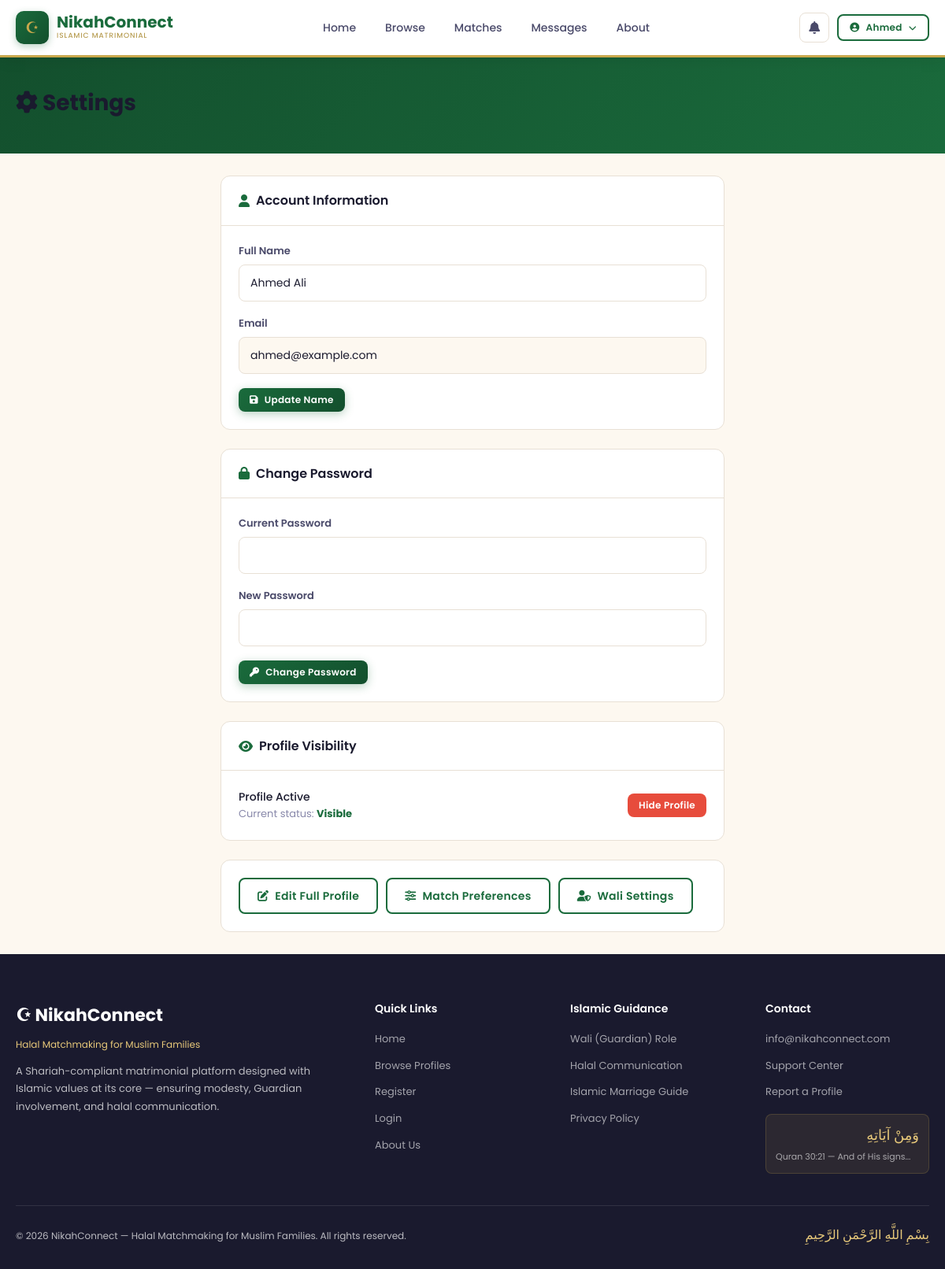
/settings.php (signed in), run on the app's committed database.
### tables this page shows
CREATE TABLE IF NOT EXISTS users (
    id INT AUTO_INCREMENT PRIMARY KEY,
    full_name VARCHAR(100) NOT NULL,
    email VARCHAR(150) UNIQUE NOT NULL,
    password VARCHAR(255) NOT NULL,
    gender ENUM('male', 'female') NOT NULL,
    role ENUM('user', 'wali', 'parent', 'admin') DEFAULT 'user',
     
    child_id INT NULL,
    guardian_relation VARCHAR(50) NULL,
    is_verified TINYINT(1) DEFAULT 0,
    is_active TINYINT(1) DEFAULT 1,
    profile_complete TINYINT(1) DEFAULT 0,
    created_at TIMESTAMP DEFAULT CURRENT_TIMESTAMP,
    updated_at TIMESTAMP DEFAULT CURRENT_TIMESTAMP ON UPDATE CURRENT_TIMESTAMP
);

### includes/db.php (called while the page is built, shortened)
<?php
class Database {
    private static $instance = null;
    public $conn;
    private function __construct() {
        $this->conn = new mysqli(DB_HOST, DB_USER, DB_PASS, DB_NAME);
        $this->conn->set_charset('utf8mb4');
    }
    public static function getInstance() {
        if (!self::$instance) {
            self::$instance = new Database();
        }
        return self::$instance;
    }
    public function query($sql, $params = [], $types = '') {
        $stmt = $this->conn->prepare($sql);
        if (!empty($params)) {
            if (empty($types)) {
                $types = str_repeat('s', count($params));
            }
            $stmt->bind_param($types, ...$params);
        }
        $stmt->execute();
        return $stmt->get_result();
    }
    public function fetchOne($sql, $params = [], $types = '') {
        $result = $this->query($sql, $params, $types);
        if ($result && $result->num_rows > 0) {
            return $result->fetch_assoc();
        }
        return null;
    }
}
function db() {
    return Database::getInstance();
}
function isLoggedIn() {
    return isset($_SESSION['user_id']);
}
function currentUser() {
    return db()->fetchOne("SELECT * FROM users WHERE id = ?", [$_SESSION['user_id']]);
}

### settings.php (the view, shortened to what this page needs)
<?php
require_once 'includes/db.php';
require_once 'includes/header.php';
?>
<div class="page-header">
    <div class="container"><h1><i class="fas fa-cog"></i> Settings</h1></div>
</div>
<div class="container" style="padding:28px 20px;max-width:680px">
    <div class="card mb-3">
        <div class="card-header"><div class="card-title"><i class="fas fa-user"></i> Account Information</div></div>
        <div class="card-body">
            <form method="POST">
                <div class="input-group">
                    <label>Full Name</label>
                    <input type="text" name="full_name" value="<?=htmlspecialchars($user['full_name'])?>">
                </div>
                <div class="input-group">
                    <label>Email</label>
                    <input type="email" value="<?=htmlspecialchars($user['email'])?>" disabled style="background:var(--cream)">
                </div>
                <button type="submit" class="btn btn-primary btn-sm"><i class="fas fa-save"></i> Update Name</button>
            </form>
        </div>
    </div>
    <div class="card mb-3">
        <div class="card-header"><div class="card-title"><i class="fas fa-lock"></i> Change Password</div></div>
        <div class="card-body">
            <form method="POST">
                <div class="input-group"><label>Current Password</label><input type="password" name="old_password" required></div>
                <div class="input-group"><label>New Password</label><input type="password" name="new_password" required minlength="6"></div>
                <button type="submit" class="btn btn-primary btn-sm"><i class="fas fa-key"></i> Change Password</button>
            </form>
        </div>
    </div>
    <div class="card mb-3">
        <div class="card-header"><div class="card-title"><i class="fas fa-eye"></i> Profile Visibility</div></div>
        <div class="card-body">
            <div style="display:flex;align-items:center;justify-content:space-between">
                <div>
                    <div style="font-size:14px;font-weight:500">Profile Active</div>
                    <div style="font-size:13px;color:var(--text-light)">Current status: <strong style="color:<?=$user['is_active']?'var(--primary)':'#e74c3c'?>"><?=$user['is_active']?'Visible':'Hidden'?></strong></div>
                </div>
                <form method="POST"><input type="hidden" name="action" value="toggle_active">
                    <button type="submit" class="btn <?=$user['is_active']?'btn-danger':'btn-primary'?> btn-sm"><?=$user['is_active']?'Hide Profile':'Show Profile'?></button>
                </form>
            </div>
        </div>
    </div>
    <div class="card">
        <div class="card-body">
            <div style="display:flex;gap:10px">
                <a href="complete-profile.php" class="btn btn-outline"><i class="fas fa-edit"></i> Edit Full Profile</a>
                <a href="preferences.php" class="btn btn-outline"><i class="fas fa-sliders-h"></i> Match Preferences</a>
                <a href="wali.php" class="btn btn-outline"><i class="fas fa-user-shield"></i> Wali Settings</a>
            </div>
        </div>
    </div>
</div>
<?php require_once 'includes/footer.php'; ?>

### includes/header.php (shortened to what this page needs)
<?php
require_once __DIR__ . '/db.php';
$user = isLoggedIn() ? currentUser() : null;
$currentPage = basename($_SERVER['PHP_SELF']);
?>
<!DOCTYPE html>
<html lang="en">
<head>
    <link rel="stylesheet" href="<?= SITE_URL ?>/assets/css/style.css">
    <link rel="stylesheet" href="https://cdnjs.cloudflare.com/ajax/libs/font-awesome/6.4.0/css/all.min.css">
</head>
<body>
<nav class="navbar">
    <div class="nav-container">
        <a href="<?= SITE_URL ?>/index.php" class="nav-logo">
            <div class="nav-logo-icon">☪</div>
            <div class="nav-logo-text">
                <span class="site-name">NikahConnect</span>
                <span class="tagline">Islamic Matrimonial</span>
            </div>
        </a>
        <div class="nav-links">
            <a href="<?= SITE_URL ?>/index.php" class="<?= $currentPage=='index.php'?'active':'' ?>">Home</a>
            <?php if($user && $user['role']==='parent'): ?>
            <a href="<?= SITE_URL ?>/guardian.php" class="<?= $currentPage=='guardian.php'?'active':'' ?>">Guardian Panel</a>
            <?php else: ?>
            <a href="<?= SITE_URL ?>/profiles.php" class="<?= $currentPage=='profiles.php'?'active':'' ?>">Browse</a>
            <?php if($user): ?>
            <a href="<?= SITE_URL ?>/matches.php" class="<?= $currentPage=='matches.php'?'active':'' ?>">Matches</a>
            <a href="<?= SITE_URL ?>/messages.php" class="<?= $currentPage=='messages.php'?'active':'' ?>">Messages</a>
            <?php endif; ?>
            <?php endif; ?>
            <a href="<?= SITE_URL ?>/about.php">About</a>
        </div>
        <div class="nav-actions">
            <?php if($user): ?>
            <a href="<?= SITE_URL ?>/notifications.php" class="notif-btn" title="Notifications">
                <i class="fas fa-bell"></i>
            </a>
            <div style="position:relative">
                <button onclick="toggleUserMenu()" class="btn btn-outline btn-sm" style="gap:8px">
                    <i class="fas fa-user-circle"></i>
                    <?= htmlspecialchars(explode(' ', $user['full_name'])[0]) ?>
                    <i class="fas fa-chevron-down" style="font-size:10px"></i>
                </button>
            </div>
            <?php else: ?>
            <a href="<?= SITE_URL ?>/login.php" class="btn btn-outline btn-sm">Login</a>
            <a href="<?= SITE_URL ?>/register.php" class="btn btn-primary btn-sm">Join Free</a>
            <?php endif; ?>
        </div>
    </div>
</nav>

### assets/css/style.css (style rules this page uses)
:root { --primary: #1a6b3c; --primary-dark: #134f2d; --primary-light: #2a8a52; --gold: #c9a84c; --gold-light: #e8c97a; --gold-dark: #a8882e; --cream: #fdf8f0; --cream-dark: #f5ede0; --white: #ffffff; --text-dark: #1a1a2e; --text-medium: #4a4a6a; --text-light: #8888aa; --border: #e8e0d5; --shadow: 0 4px 20px rgba(26, 107, 60, 0.1); --shadow-hover: 0 8px 30px rgba(26, 107, 60, 0.2); --radius: 12px; --radius-lg: 20px; }
* { margin: 0; padding: 0; box-sizing: border-box; }
html { scroll-behavior: smooth; }
body { font-family: 'Poppins', sans-serif; background: var(--cream); color: var(--text-dark); line-height: 1.6; overflow-x: hidden; }
h1,h2,h3,h4,h5 { font-weight: 600; color: var(--text-dark); line-height: 1.3; }
.navbar { background: var(--white); box-shadow: 0 2px 20px rgba(0,0,0,0.08); position: sticky; top: 0; z-index: 1000; border-bottom: 3px solid var(--gold); }
.nav-container { max-width: 1200px; margin: 0 auto; padding: 0 20px; display: flex; align-items: center; justify-content: space-between; height: 70px; }
.nav-logo { display: flex; align-items: center; gap: 10px; text-decoration: none; }
.nav-logo-icon { width: 42px; height: 42px; background: linear-gradient(135deg, var(--primary), var(--primary-dark)); border-radius: 10px; display: flex; align-items: center; justify-content: center; color: var(--gold); font-size: 20px; box-shadow: 0 3px 10px rgba(26,107,60,0.3); }
.nav-logo-text { display: flex; flex-direction: column; }
.nav-logo-text .site-name { font-size: 20px; font-weight: 700; color: var(--primary); line-height: 1; }
.nav-logo-text .tagline { font-size: 9px; color: var(--gold-dark); letter-spacing: 1px; text-transform: uppercase; }
.nav-links { display: flex; align-items: center; gap: 5px; }
.nav-links a { padding: 8px 16px; border-radius: 8px; text-decoration: none; color: var(--text-medium); font-size: 14px; font-weight: 500; transition: all 0.2s; }
.nav-actions { display: flex; align-items: center; gap: 10px; }
.btn { display: inline-flex; align-items: center; gap: 8px; padding: 10px 22px; border-radius: 8px; border: none; font-size: 14px; font-weight: 600; cursor: pointer; text-decoration: none; transition: all 0.2s; font-family: inherit; letter-spacing: 0.3px; }
.btn-primary { background: linear-gradient(135deg, var(--primary), var(--primary-dark)); color: var(--white); box-shadow: 0 3px 12px rgba(26,107,60,0.3); }
.btn-outline { background: transparent; color: var(--primary); border: 2px solid var(--primary); }
.btn-danger { background: #e74c3c; color: white; }
.btn-sm { padding: 6px 14px; font-size: 12px; }
.container { max-width: 1200px; margin: 0 auto; }
.input-group { margin-bottom: 18px; }
.input-group label { display: block; font-size: 13px; font-weight: 600; color: var(--text-medium); margin-bottom: 6px; }
input[type="text"], input[type="email"], input[type="password"], input[type="number"], input[type="date"], input[type="tel"], select, textarea { width: 100%; padding: 12px 14px; border: 1.5px solid var(--border); border-radius: 8px; font-size: 14px; font-family: inherit; color: var(--text-dark); background: var(--white); outline: none; transition: all 0.2s; }
input::placeholder { color: var(--text-light); }
.card { background: var(--white); border: 1px solid var(--border); border-radius: var(--radius); overflow: hidden; }
.card-header { padding: 18px 22px; border-bottom: 1px solid var(--border); display: flex; align-items: center; justify-content: space-between; }
.card-title { font-size: 16px; font-weight: 600; color: var(--text-dark); display: flex; align-items: center; gap: 8px; }
.card-title i { color: var(--primary); }
.card-body { padding: 22px; }
.notif-btn { position: relative; width: 38px; height: 38px; border: 1px solid var(--border); border-radius: 8px; display: flex; align-items: center; justify-content: center; cursor: pointer; background: var(--white); font-size: 16px; color: var(--text-medium); text-decoration: none; transition: all 0.2s; }
.page-header { background: linear-gradient(135deg, var(--primary-dark), var(--primary)); padding: 40px 20px; color: white; }
.page-header h1 { font-size: 28px; font-weight: 700; margin-bottom: 6px; }
.mb-3 { margin-bottom: 24px; }

### data on the page
users: full_name "Ahmed", full_name "Ahmed Ali", email "ahmed@example.com"

### other printed values
SITE_EMAIL "info@nikahconnect.com"
SITE_NAME "NikahConnect"
